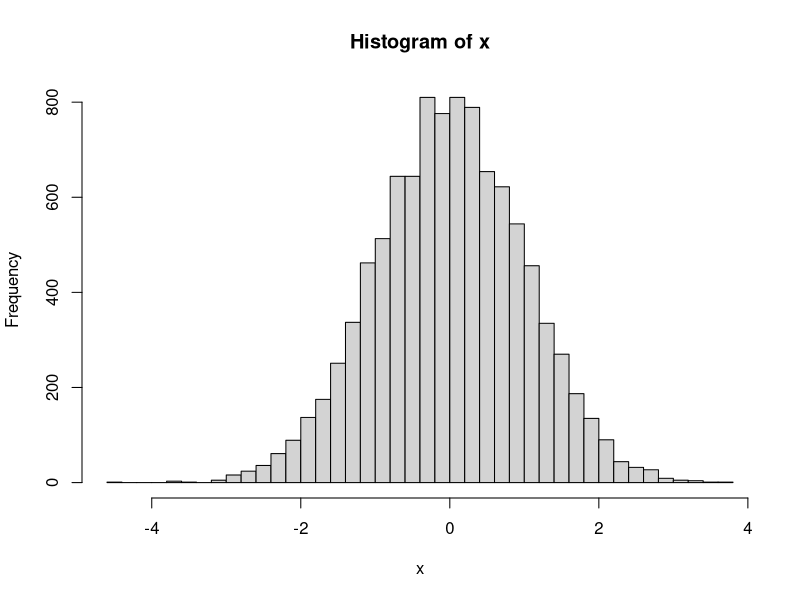
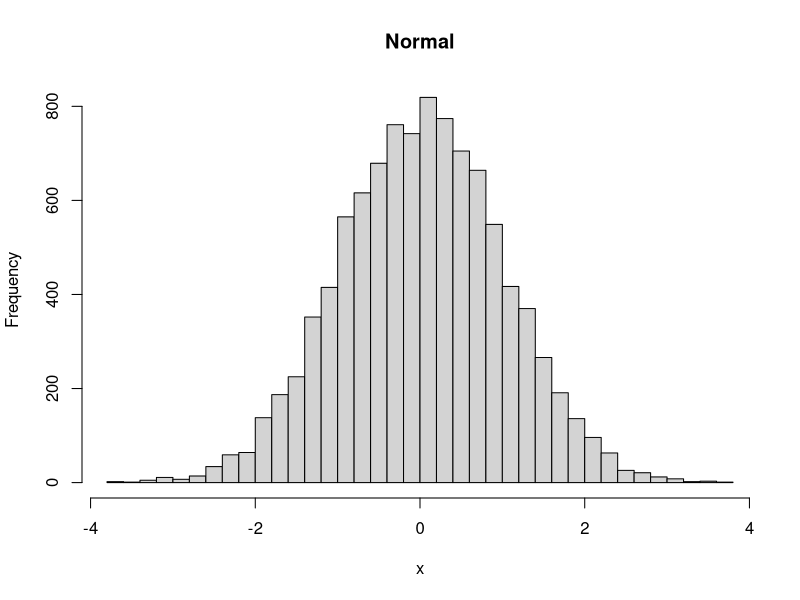
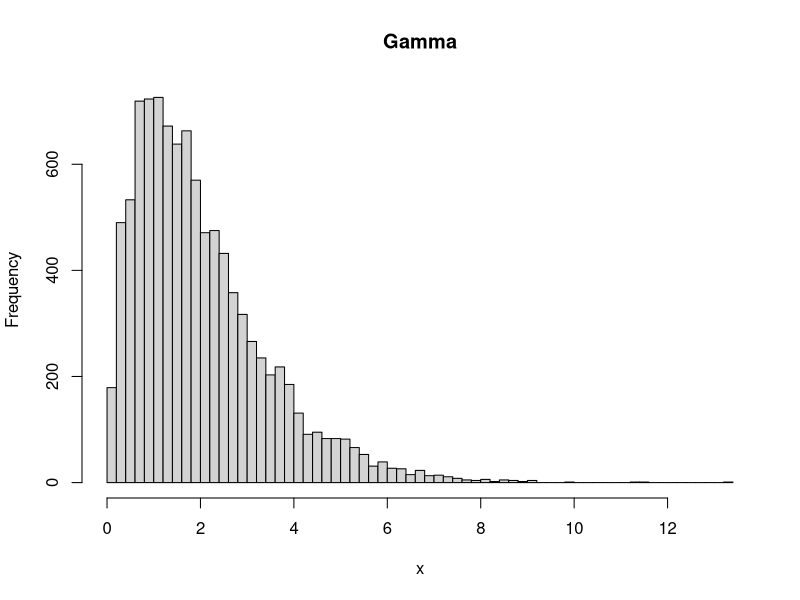
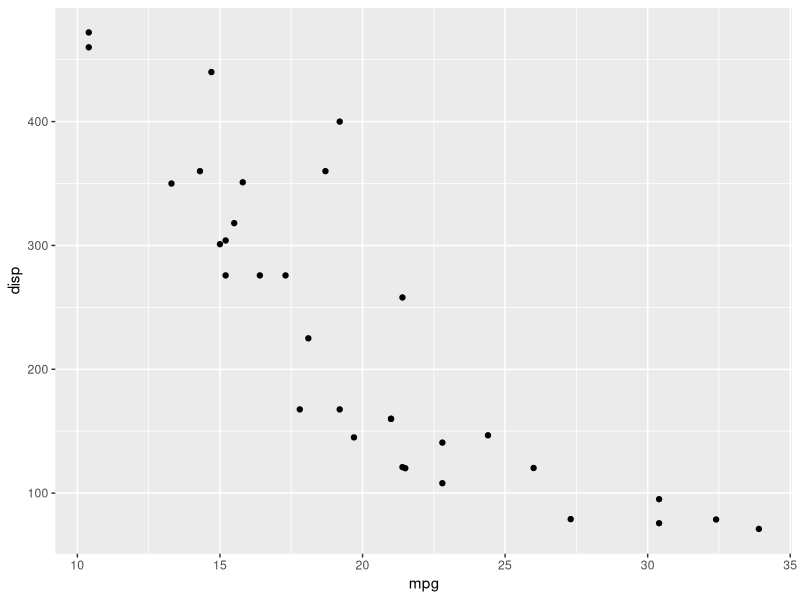
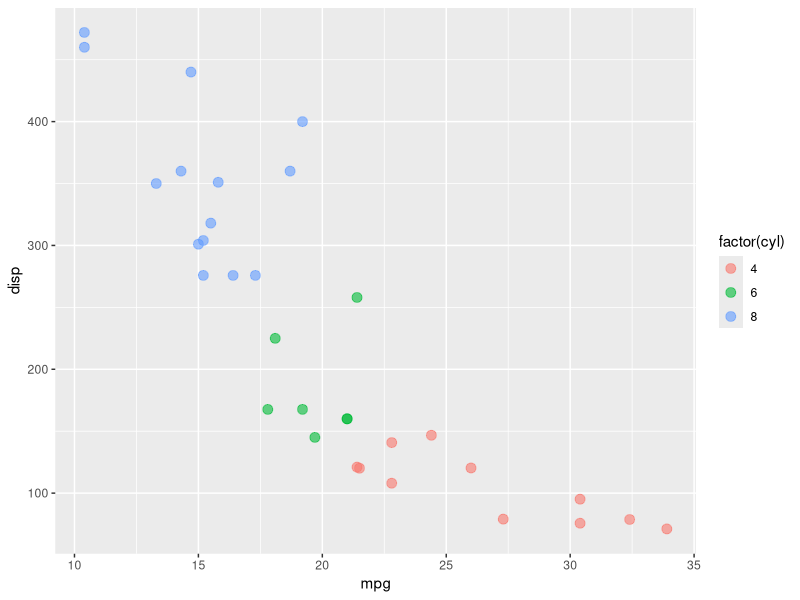
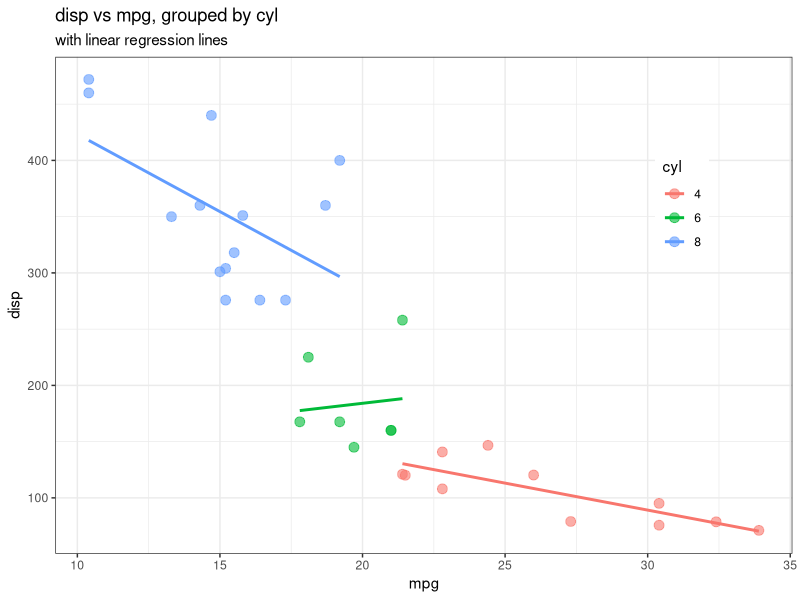

These figures' R source, in order:
## ---- chunk 1
x <- rnorm(10000)
hist(x, 50)
## ---- chunk 2
x <- rnorm(10000)
hist(x, 50, main = "Normal")
## ---- chunk 3
x <- rgamma(10000, shape = 2)
hist(x, 50, main = "Gamma")
## ---- chunk 4
library(tidyverse)
## ---- chunk 5
head(mtcars)
## ---- chunk 6
# equivalent to head(mtcars)
mtcars |> head()
## ---- chunk 7
mtcars |>
  select(mpg, disp) |>
  mutate(nonsense = mpg + disp) |>
  head()
## ---- chunk 8
head(mutate(select(mtcars, mpg, disp), nonsense = mpg + disp))
## ---- chunk 9
mtcars |>
  ggplot(aes(mpg, disp)) +
  geom_point()
## ---- chunk 10
mtcars |>
  ggplot(aes(mpg, disp, color = factor(cyl))) +
  geom_point(size = 3, alpha = 0.6)
## ---- chunk 11
mtcars |>
  mutate(cyl = factor(cyl)) |>
  ggplot(aes(mpg, disp, color = cyl, group = cyl)) +
  geom_point(size = 3, alpha = 0.6) +
  geom_smooth(method = 'lm', formula = y~x, se = FALSE) +
  theme_bw() +
  theme(legend.position = "inside", legend.position.inside = c(0.85, 0.7)) +
  ggtitle("disp vs mpg, grouped by cyl",
          subtitle = "with linear regression lines")
